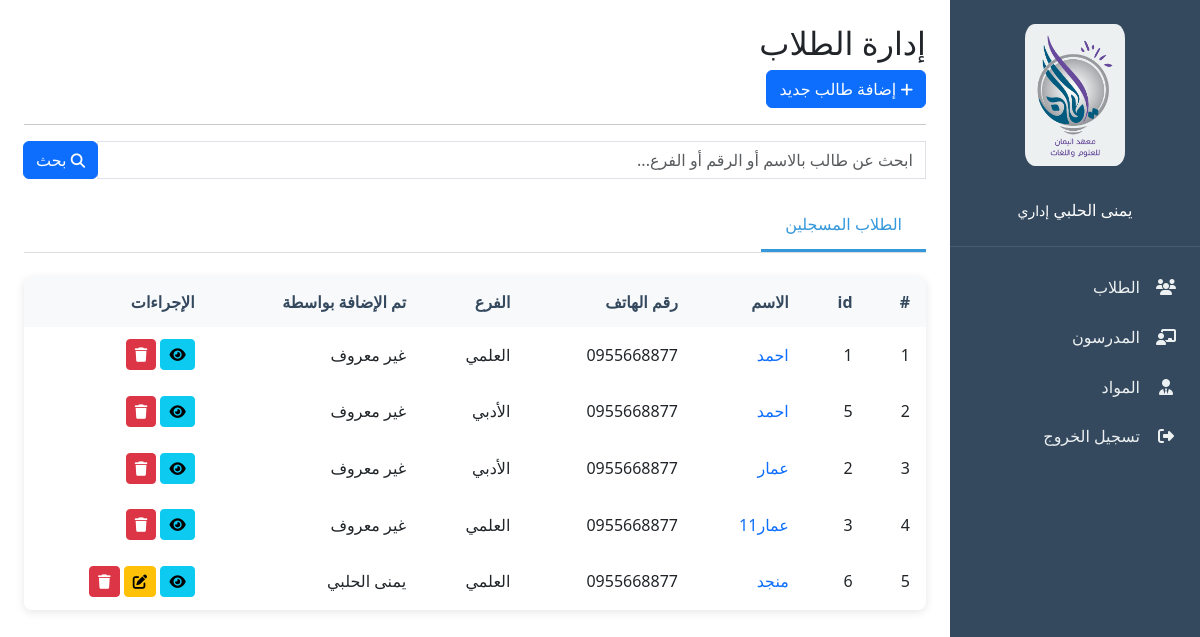
The page /students/student/ (signed in) on the database its author committed.
### employ/models.py (models this page shows, shortened)
class Employee(models.Model):
    POSITION_CHOICES = [
        ('admin', 'إداري'),
        ('accountant', 'محاسب'),
        ('mentor', 'موجه'),
        ('manager', 'مدير'),
        ('marketing', 'تسويق'),
        ('reception', 'استقبال'),
    ]
    user = models.OneToOneField(User, on_delete=models.CASCADE, related_name='employee')
    position = models.CharField(max_length=20, choices=POSITION_CHOICES)
    phone_number = models.CharField(max_length=20)
    hire_date = models.DateField(auto_now_add=True)
    salary = models.DecimalField(max_digits=10, decimal_places=2)

### students/models.py (models this page shows, shortened)
class Student(models.Model):
    class Gender(models.TextChoices):
        MALE = 'male', 'ذكر'
        FEMALE = 'female', 'أنثى'
    class HowKnewUs(models.TextChoices):
        FRIEND = 'friend', 'صديق'
        SOCIAL = 'social', 'وسائل التواصل الاجتماعي'
        AD = 'ad', 'إعلان'
        ADS = 'ads', 'إعلانات طرقية'
        OTHER = 'other', 'أخرى'
    class Academic_Track(models.TextChoices):
        LITERARY = 'أدبي', 'الأدبي'
        SCIENTIFIC = 'علمي', 'العلمي'
        NINTH_GRADE = 'تاسع', 'الصف التاسع'
    full_name = models.CharField(max_length=100)
    gender = models.CharField(max_length=6, choices=Gender.choices)
    branch = models.CharField(max_length=10, choices=Academic_Track.choices)
    birth_date = models.DateField()
    student_number = models.CharField(max_length=20)
    nationality = models.CharField(max_length=50)
    registration_date = models.DateField(default=datetime.now)
    tase3 = models.IntegerField(default=0)
    disease = models.TextField(blank=True, default="none")
    father_name = models.CharField(max_length=100)
    father_job = models.CharField(max_length=100, blank=True)
    father_phone = models.CharField(max_length=20)
    mother_name = models.CharField(max_length=100, blank=True)
    mother_job = models.CharField(max_length=100, blank=True)
    mother_phone = models.CharField(max_length=20)
    address = models.TextField()
    home_phone = models.CharField(max_length=20)
    previous_school = models.CharField(max_length=100, blank=True)
    elementary_school = models.CharField(max_length=100, blank=True)
    how_knew_us = models.CharField(
        max_length=100,
        choices=HowKnewUs.choices,
        blank=True,
        null=True
    )
    notes = models.TextField(blank=True)
    added_by = models.ForeignKey(
        User,
        on_delete=models.SET_NULL,
        null=True,
        blank=True,
        verbose_name="تم الإضافة بواسطة"
    )

### students/views.py (the view, shortened to what this page needs)
# urls.py: path('student/',views.student.as_view() , name="student"),
class student(ListView):
    template_name = 'students/student.html'
    model = Student
    context_object_name = 'student'
    def get_queryset(self):
        queryset = Student.objects.all().order_by('full_name')
        search_query = self.request.GET.get('search')
        return queryset
    def get_context_data(self, **kwargs):
        context = super().get_context_data(**kwargs)
        context['search_query'] = self.request.GET.get('search', '')
        return context

### employ/context_processors.py (called while the page is built)
def employee_data(request):
    if request.user.is_authenticated and hasattr(request.user, 'employee'):
        return {'employee': request.user.employee}
    return {}

### templates/students/student.html (shortened to what this page needs)
{% extends "base.html" %}
{% load static %}
{% block content %}
<div class="module-header">
    <h2>إدارة الطلاب</h2>
    <button class="btn btn-primary" id="addStudentBtn">
    <a href="{% url "students:create_student" %}" style="color:white;"><i class="fas fa-plus"></i> إضافة طالب جديد</a>
    </button>
</div>
<hr>
<div class="search-bar" style="margin-bottom: 20px;">
    <form method="GET" action="{% url 'students:student' %}">
        <div class="input-group">
            <input type="text" name="search" class="form-control" placeholder="ابحث عن طالب بالاسم أو الرقم أو الفرع..." value="{{ search_query }}">
            <div class="input-group-append">
                <button class="btn btn-primary" type="submit">
                    <i class="fas fa-search"></i> بحث
                </button>
            </div>
        </div>
    </form>
</div>
    <div class="tabs">
        <div class="tab active" data-tab="students">الطلاب المسجلين</div>
    </div>
    <div class="tab-content active" id="teachers-tab">
        <div class="table-container">
            <table id="teachersTable">
    <thead>
        <tr>
            <th>#</th>
            <th>id</th>
            <th>الاسم</th>
            <th>رقم الهاتف</th>
            <th>الفرع</th>
            <th>تم الإضافة بواسطة</th>
            <th>الإجراءات</th>
        </tr>
    </thead>
    <tbody>
        {% for student in student %}
        <tr>
            <td>{{ forloop.counter }}</td>
            <td>{{ student.id }}</td>
            <td><a href="{% url 'students:student_profile' student.id %}">{{ student.full_name }}</a></td>
            <td>{{ student.student_number }}</td>
            <td>{{ student.get_branch_display }}</td>
            <td>
                {% if student.added_by %}
                    {{ student.added_by.get_full_name|default:student.added_by.username }}
                {% else %}
                    غير معروف
                {% endif %}
            </td>
            <td>
                <a href="{% url 'students:student_profile' student.id %}" class="btn btn-sm btn-info">
                    <i class="fas fa-eye"></i>
                </a>
                {% if student.added_by == request.user or request.user.is_superuser %}
                    <a href="{% url 'students:update_student' student.id %}" class="btn btn-sm btn-warning">
                        <i class="fas fa-edit"></i>
                    </a>
                {% endif %}
                <button class="btn btn-sm btn-danger delete-btn" data-id="{{ student.id }}">
                    <i class="fas fa-trash"></i>
                </button>
            </td>
        </tr>
        {% endfor %}
    </tbody>
</table>
{% endblock %}

### templates/partials/_navbar.html (shortened to what this page needs)
{% load static %}
{% if user.is_authenticated %}
<div class="sidebar">
    <div class="sidebar-header">
        <img src="{% static "img/logo.png" %}" alt="معهد اليمان" class="sidebar-logo">
        <div class="user-info">
            <span>{{ user.get_full_name }}</span>
            <small>{{ user.employee.get_position_display }}</small>
        </div>
    </div>
    <div class="sidebar-menu">
        {% if user.employee.position in 'manager,admin,reception' or user.is_superuser  %}
        <a href="{% url "students:student" %}" class="menu-item" data-module="students">
            <i class="fas fa-users"></i>
            <span>الطلاب</span>
        </a>
        {% endif %}
        {% if user.employee.position in 'manager,admin,' or user.is_superuser  %}
        <a href="{% url "employ:teachers" %}" class="menu-item" data-module="teachers">
            <i class="fas fa-chalkboard-teacher"></i>
            <span>المدرسون</span>
        </a>
        {% endif %}
        {% if user.employee.position in 'manager,admin' or user.is_superuser  %}
        <a href="{% url "courses:subject_list" %}" class="menu-item" data-module="hr">
            <i class="fas fa-user-tie"></i>
            <span>المواد</span>
        </a>
        {% endif %}
        <form action="{% url 'logout' %}" method="post" style="display: inline;">
            <button type="submit" class="menu-item" id="logoutBtn" style="background: none; border: none; cursor: pointer;">
                <i class="fas fa-sign-out-alt"></i>
                <span>تسجيل الخروج</span>
            </button>
        </form>
    </div>
</div>
{% endif %}

### yaman/static/css/style.css (style rules this page uses)
:root { --primary-color: #3498db; --secondary-color: #2ecc71; --danger-color: #e74c3c; --warning-color: #f39c12; --info-color: #1abc9c; --dark-color: #34495e; --light-color: #ecf0f1; --white: #ffffff; --black: #2c3e50; --gray: #95a5a6; --border-radius: 8px; --box-shadow: 0 2px 10px rgba(0, 0, 0, 0.1); --transition: all 0.3s ease; }
* { margin: 0; padding: 0; box-sizing: border-box; }
html { scroll-behavior: smooth; }
body { font-family: 'Tajawal', sans-serif; background-color: #f5f7fa; color: var(--black); direction: rtl; line-height: 1.6; }
a { text-decoration: none !important; color: var(--primary-color); }
.btn { display: inline-flex; align-items: center; justify-content: center; padding: 0.5rem 1rem; border-radius: var(--border-radius); font-weight: 500; cursor: pointer; transition: var(--transition); border: none; font-size: 0.9rem; gap: 0.5rem; }
.btn i { font-size: 0.9rem; }
.btn-primary { background-color: var(--primary-color); color: var(--white); }
.btn-danger { background-color: var(--danger-color); color: var(--white); }
.btn-warning { background-color: var(--warning-color); color: var(--white); }
.btn-info { background-color: var(--info-color); color: var(--white); }
.sidebar { width: 250px; height: 100vh; position: fixed; right: 0; top: 0; background-color: var(--dark-color); color: var(--white); transition: var(--transition); z-index: 1000; overflow-y: auto; }
.sidebar-header { padding: 1.5rem; border-bottom: 1px solid rgba(255, 255, 255, 0.1); text-align: center; }
.sidebar-logo { width: 100px; height: auto; margin-bottom: 1rem; background-color: #ecf0f1; border-radius: 10%; }
.user-info { margin-top: 1rem; }
.sidebar-menu { padding: 1rem 0; }
.menu-item { padding: 0.8rem 1.5rem; display: flex; align-items: center; gap: 1rem; cursor: pointer; transition: var(--transition); color: var(--light-color); }
.menu-item i { width: 20px; text-align: center; }
.table-container { background-color: var(--white); border-radius: var(--border-radius); box-shadow: var(--box-shadow); overflow-x: auto; margin-bottom: 2rem; }
table { width: 100%; border-collapse: collapse; }
th, td { padding: 0.8rem 1rem; text-align: right; }
th { background-color: #f8f9fa; font-weight: 700; color: var(--dark-color); border-bottom: 2px solid #eee; }
td { border-bottom: 1px solid #eee; }
.tabs { display: flex; border-bottom: 1px solid #ddd; margin-bottom: 1.5rem; }
.tab { padding: 0.8rem 1.5rem; cursor: pointer; font-weight: 500; color: var(--gray); transition: var(--transition); border-bottom: 3px solid transparent; }
.tab.active { color: var(--primary-color); border-bottom-color: var(--primary-color); }
.tab-content { display: none; }
.tab-content.active { display: block; }
input, select, textarea { width: 100%; padding: 0.8rem; border: 1px solid #ddd; border-radius: var(--border-radius); font-family: inherit; transition: var(--transition); }

### rows shown on the page
Student: id "1", full_name "احمد", student_number "0955668877", branch "العلمي", shows "غير معروف"
Student: id "5", full_name "احمد", student_number "0955668877", branch "الأدبي", shows "غير معروف"
Student: id "2", full_name "عمار", student_number "0955668877", branch "الأدبي", shows "غير معروف"
Student: id "3", full_name "عمار11", student_number "0955668877", branch "العلمي", shows "غير معروف"
Student: id "6", full_name "منجد", student_number "0955668877", branch "العلمي", added_by.get_full_name "يمنى الحلبي"

### other values the page prints
{{ user.get_full_name }} "يمنى الحلبي"
{{ user.employee.get_position_display }} "إداري"
